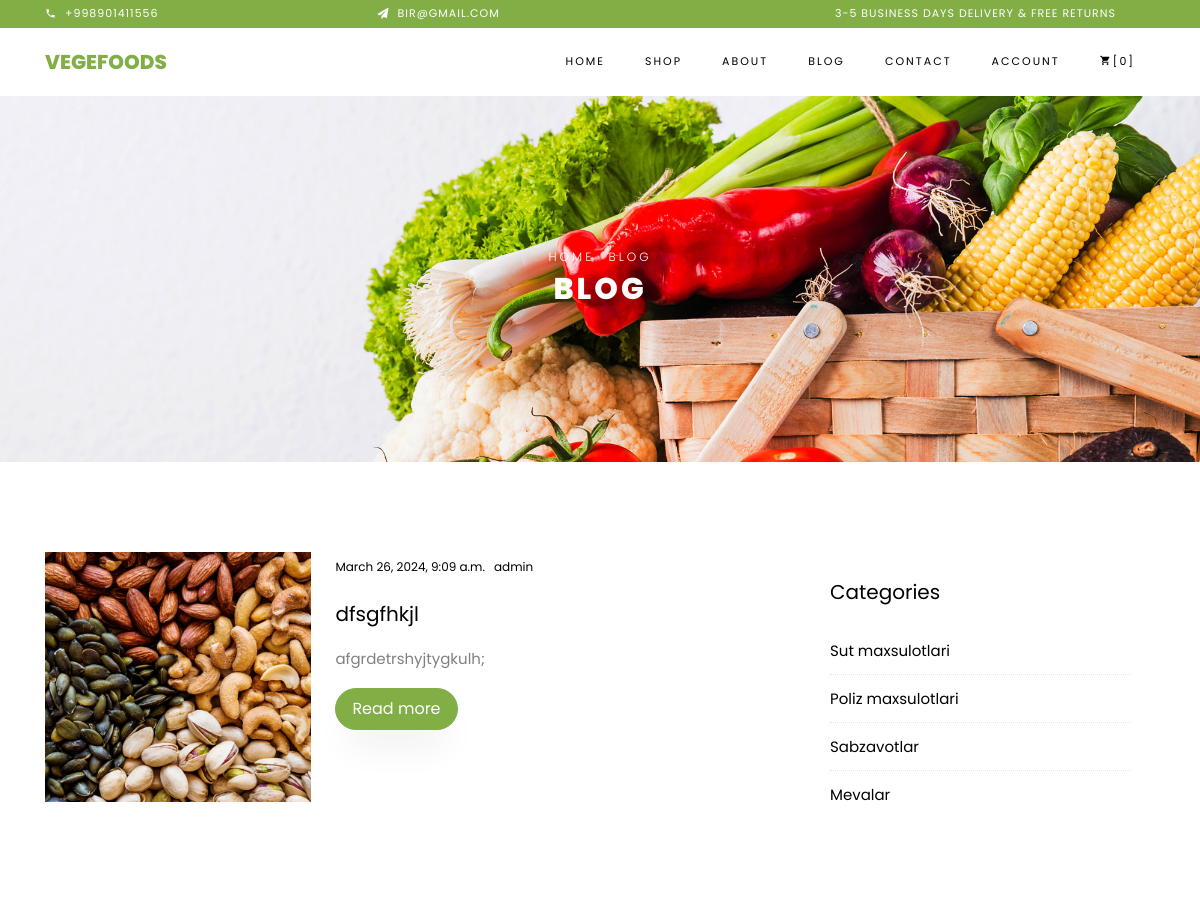
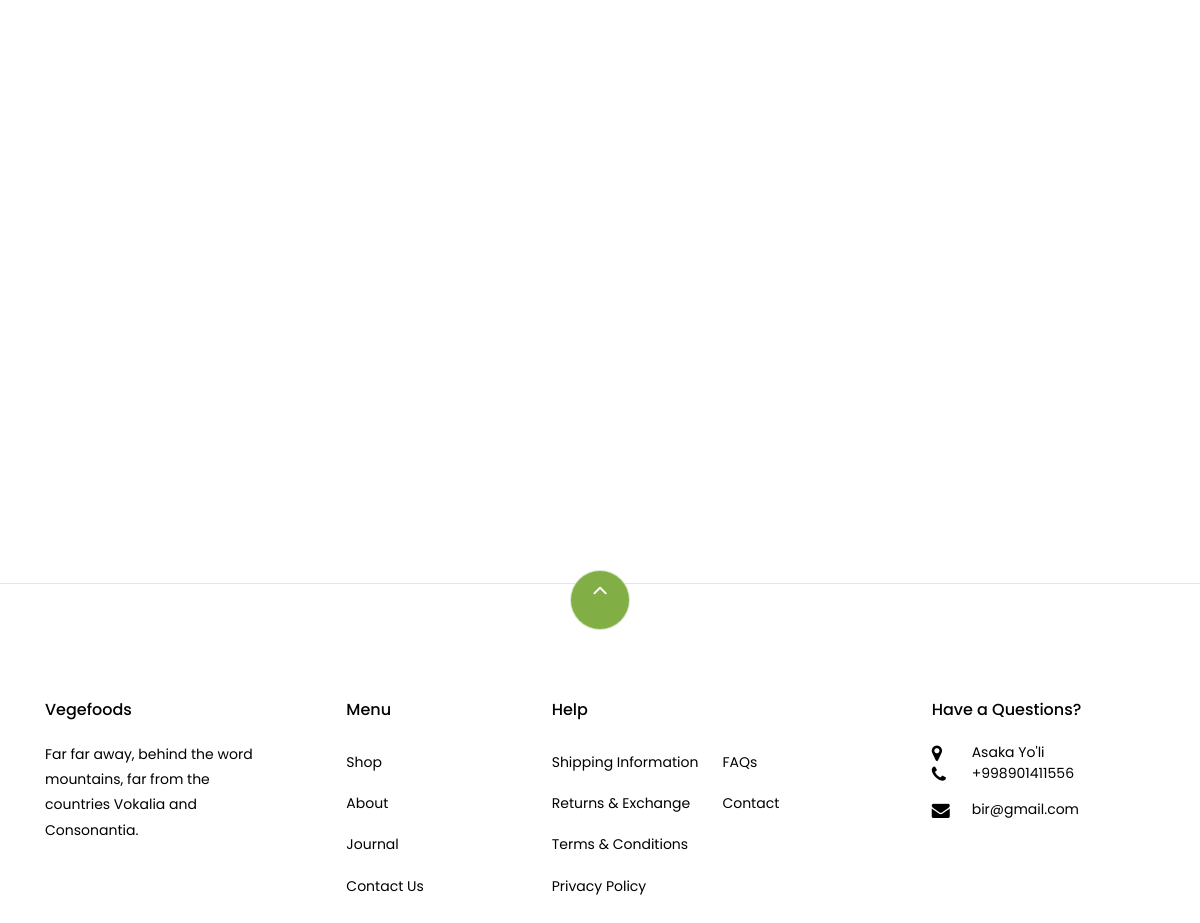
The page /blog/ (signed in) on the database its author committed (2 pictures, top to bottom).
### main/models.py (models this page shows, shortened)
class Info(models.Model):
    address = models.CharField(max_length=255)
    phone_number = models.CharField(max_length=15)
    email = models.CharField(max_length=255)
    website = models.CharField(max_length=200)

class Blog(models.Model):
    user = models.ForeignKey(to=User, on_delete=models.CASCADE)
    title = models.CharField(max_length=150)
    text = models.TextField()
    text2 = models.TextField()
    image = models.ImageField(upload_to='blog_images/', null=True, blank=True)
    tag = models.ManyToManyField(to=Tag, blank=True)
    created_at = models.DateTimeField(auto_now=True)

class User(AbstractUser):
    phone_number = models.CharField(max_length=20, null=True, blank=True)
    mobile_number = models.CharField(max_length=20, null=True, blank=True)
    address = models.CharField(max_length=255)
    class Meta:
        swappable = 'AUTH_USER_MODEL'
        verbose_name = 'User'
        verbose_name_plural = 'Users'
    def __str__(self):
        return self.username

class Category(models.Model):
    images = models.ImageField(upload_to='category_images')
    name = models.CharField(max_length=100)

### main/views.py (the view)
# urls.py: path('blog/',blog_view , name='blog_url'),
def blog_view(request):
    if request.user.is_authenticated:
        user = request.user
        basket = Basket.objects.filter(user_id=user.id).count()
    else:
        basket = 0
    context = {
        'blog':Blog.objects.all().order_by('-id')[:4],
        'category':Category.objects.all().order_by('-id')[:4],
        'tag':Tag.objects.all().order_by('-id')[:7],
        'basket': basket,
        'contact': Info.objects.last()
    }
    return render(request,'blog.html', context)

### template/blog.html (shortened to what this page needs)
{% extends 'base.html' %}
{% block content %}
{% load static %}
    <div class="hero-wrap hero-bread" style="background-image: url({% static 'images/bg_1.jpg' %})">
      <div class="container">
        <div class="row no-gutters slider-text align-items-center justify-content-center">
          <div class="col-md-9 ftco-animate text-center">
          	<p class="breadcrumbs"><span class="mr-2"><a href="{% url 'index_url' %}">Home</a></span> <span>Blog</span></p>
            <h1 class="mb-0 bread">Blog</h1>
          </div>
        </div>
      </div>
    </div>
    <section class="ftco-section ftco-degree-bg">
      <div class="container">
        <div class="row">
          <div class="col-lg-8 ftco-animate">
			  <div class="row">
				  {% for i in blog %}
				  <div class="col-md-12 d-flex ftco-animate">
		            <div class="blog-entry align-self-stretch d-md-flex">
		              <a href="{% url 'blog_single_url' i.pk %}" class="block-20" style="background-image: url('{{ i.image.url }}');">
		              </a>
		              <div class="text d-block pl-md-4">
		              	<div class="meta mb-3">
		                  <div><a href="{% url 'blog_single_url' i.pk %}">{{ i.created_at }}</a></div>
		                  <div><a href="{% url 'blog_single_url' i.pk %}">{{ i.user }}</a></div>
		                </div>
		                <h3 class="heading"><a href="{% url 'blog_single_url' i.pk %}">{{ i.title }}</a></h3>
		                <p>{{ i.text }}</p>
		                <p><a href="{% url 'blog_single_url' i.pk %}" class="btn btn-primary py-2 px-3">Read more</a></p>
		              </div>
		            </div>
		          </div>
		          {% endfor %}
						</div>
          </div>
          <div class="col-lg-4 sidebar ftco-animate">
            <div class="sidebar-box ftco-animate">
                <h3 class="heading">Categories</h3>
              <ul class="categories">
                  {% for i in category %}
                <li><a href="/shop/?category={{i.name}}">{{ i.name }} </a></li>
                  {% endfor %}
              </ul>
            </div>
          </div>
        </div>
      </div>
    </section>
{% endblock %}

### template/base.html (shortened to what this page needs)
{% load static %}
<!DOCTYPE html>
<html lang="en">
  <head>
    <link rel="stylesheet" href="{% static 'css/open-iconic-bootstrap.min.css' %}">
    <link rel="stylesheet" href="{% static 'css/animate.css' %}">
    <link rel="stylesheet" href="{% static 'css/owl.carousel.min.css' %}">
    <link rel="stylesheet" href="{% static 'css/owl.theme.default.min.css' %}">
    <link rel="stylesheet" href="{% static 'css/magnific-popup.css' %}">
    <link rel="stylesheet" href="{% static 'css/aos.css' %}">
    <link rel="stylesheet" href="{% static 'css/ionicons.min.css' %}">
    <link rel="stylesheet" href="{% static 'css/bootstrap-datepicker.css' %}">
    <link rel="stylesheet" href="{% static 'css/jquery.timepicker.css' %}">
    <link rel="stylesheet" href="{% static 'css/flaticon.css' %}">
    <link rel="stylesheet" href="{% static 'css/icomoon.css' %}">
    <link rel="stylesheet" href="{% static 'css/style.css' %}">
  </head>
  <body class="goto-here">
		<div class="py-1 bg-primary">
    	<div class="container">
    		<div class="row no-gutters d-flex align-items-start align-items-center px-md-0">
	    		<div class="col-lg-12 d-block">
		    		<div class="row d-flex">
		    			<div class="col-md pr-4 d-flex topper align-items-center">
					    	<div class="icon mr-2 d-flex justify-content-center align-items-center"><span class="icon-phone2"></span></div>
						    <span class="text">{{contact.phone_number}}</span>
					    </div>
					    <div class="col-md pr-4 d-flex topper align-items-center">
					    	<div class="icon mr-2 d-flex justify-content-center align-items-center"><span class="icon-paper-plane"></span></div>
						    <span class="text">{{contact.email}}</span>
					    </div>
					    <div class="col-md-5 pr-4 d-flex topper align-items-center text-lg-right">
						    <span class="text">3-5 Business days delivery &amp; Free Returns</span>
					    </div>
				    </div>
			    </div>
		    </div>
		  </div>
    </div>
    <nav class="navbar navbar-expand-lg navbar-dark ftco_navbar bg-dark ftco-navbar-light" id="ftco-navbar">
	    <div class="container">
	      <a class="navbar-brand" href="{% url 'index_url'  %}">Vegefoods</a>
	      <div class="collapse navbar-collapse" id="ftco-nav">
	        <ul class="navbar-nav ml-auto">
	          <li class="nav-item active"><a href="{% url 'index_url' %}" class="nav-link">Home</a></li>
	          <li class="nav-item"><a href="{% url 'shop_url' %}" class="nav-link">Shop</a></li>
	          <li class="nav-item"><a href="{% url 'about_url' %}" class="nav-link">About</a></li>
	          <li class="nav-item"><a href="{% url 'blog_url' %}" class="nav-link">Blog</a></li>
	          <li class="nav-item"><a href="{% url 'contact_url' %}" class="nav-link">Contact</a></li>
                {% if user.is_authenticated %}
                <li class="nav-item"><a href="{% url 'account_url' %}" class="nav-link">Account</a></li>
	          <li class="nav-item cta cta-colored"><a href="{% url 'cart_url' %}" class="nav-link"><span class="icon-shopping_cart"></span>[{{basket}}]</a></li>
                {% else %}
                <li class="nav-item"><a href="{% url 'login_url' %}" class="nav-link">Login</a></li>
	          <li class="nav-item cta cta-colored"><a href="{% url 'cart_url' %}" class="nav-link"><span class="icon-shopping_cart"></span>[0]</a></li>
                {% endif %}
	        </ul>
	      </div>
	    </div>
	  </nav>
{% block content %}
{% endblock %}
    <footer class="ftco-footer ftco-section">
      <div class="container">
      	<div class="row">
      		<div class="mouse">
						<a href="#" class="mouse-icon">
							<div class="mouse-wheel"><span class="ion-ios-arrow-up"></span></div>
						</a>
					</div>
      	</div>
        <div class="row mb-5">
          <div class="col-md">
            <div class="ftco-footer-widget mb-4">
              <h2 class="ftco-heading-2">Vegefoods</h2>
              <p>Far far away, behind the word mountains, far from the countries Vokalia and Consonantia.</p>
            </div>
          </div>
          <div class="col-md">
            <div class="ftco-footer-widget mb-4 ml-md-5">
              <h2 class="ftco-heading-2">Menu</h2>
              <ul class="list-unstyled">
                <li><a href="#" class="py-2 d-block">Shop</a></li>
                <li><a href="#" class="py-2 d-block">About</a></li>
                <li><a href="#" class="py-2 d-block">Journal</a></li>
                <li><a href="#" class="py-2 d-block">Contact Us</a></li>
              </ul>
            </div>
          </div>
          <div class="col-md-4">
             <div class="ftco-footer-widget mb-4">
              <h2 class="ftco-heading-2">Help</h2>
              <div class="d-flex">
	              <ul class="list-unstyled mr-l-5 pr-l-3 mr-4">
	                <li><a href="#" class="py-2 d-block">Shipping Information</a></li>
	                <li><a href="#" class="py-2 d-block">Returns &amp; Exchange</a></li>
	                <li><a href="#" class="py-2 d-block">Terms &amp; Conditions</a></li>
	                <li><a href="#" class="py-2 d-block">Privacy Policy</a></li>
	              </ul>
	              <ul class="list-unstyled">
	                <li><a href="#" class="py-2 d-block">FAQs</a></li>
	                <li><a href="#" class="py-2 d-block">Contact</a></li>
	              </ul>
	            </div>
            </div>
          </div>
          <div class="col-md">
            <div class="ftco-footer-widget mb-4">
            	<h2 class="ftco-heading-2">Have a Questions?</h2>
            	<div class="block-23 mb-3">
	              <ul>
	                <li><span class="icon icon-map-marker"></span><span class="text">{{contact.address}}</span></li>
	                <li><a href="#"><span class="icon icon-phone"></span><span class="text">{{contact.phone_number}}</span></a></li>
	                <li><a href="#"><span class="icon icon-envelope"></span><span class="text">{{contact.email}}</span></a></li>
	              </ul>
	            </div>
            </div>
          </div>
        </div>
      </div>
    </footer>
  </body>
</html>

### static/css/icomoon.css (style rules this page uses)
[class^="icon-"], [class*=" icon-"] { font-family: 'icomoon' !important; speak: none; font-style: normal; font-weight: normal; font-variant: normal; text-transform: none; line-height: 1; -webkit-font-smoothing: antialiased; -moz-osx-font-smoothing: grayscale; }
.icon-map-marker:before { content: "\f041"; }
.icon-phone:before { content: "\f095"; }
.icon-envelope:before { content: "\f0e0"; }
.icon-paper-plane:before { content: "\f1d8"; }
.icon-phone2:before { content: "\e0cd"; }
.icon-shopping_cart:before { content: "\e8cc"; }

### rows shown on the page
Info: phone_number "+998901411556", email "BIR@GMAIL.COM", address "Asaka Yo'li", email "bir@gmail.com"
Blog: image (picture), created_at "March 26, 2024, 9:09 a.m.", user "admin", title "dfsgfhkjl", text "afgrdetrshyjtygkulh;"
Category: name "Sut maxsulotlari"
Category: name "Poliz maxsulotlari"
Category: name "Sabzavotlar"
Category: name "Mevalar"

### other values the page prints
{{ basket }} "0"
